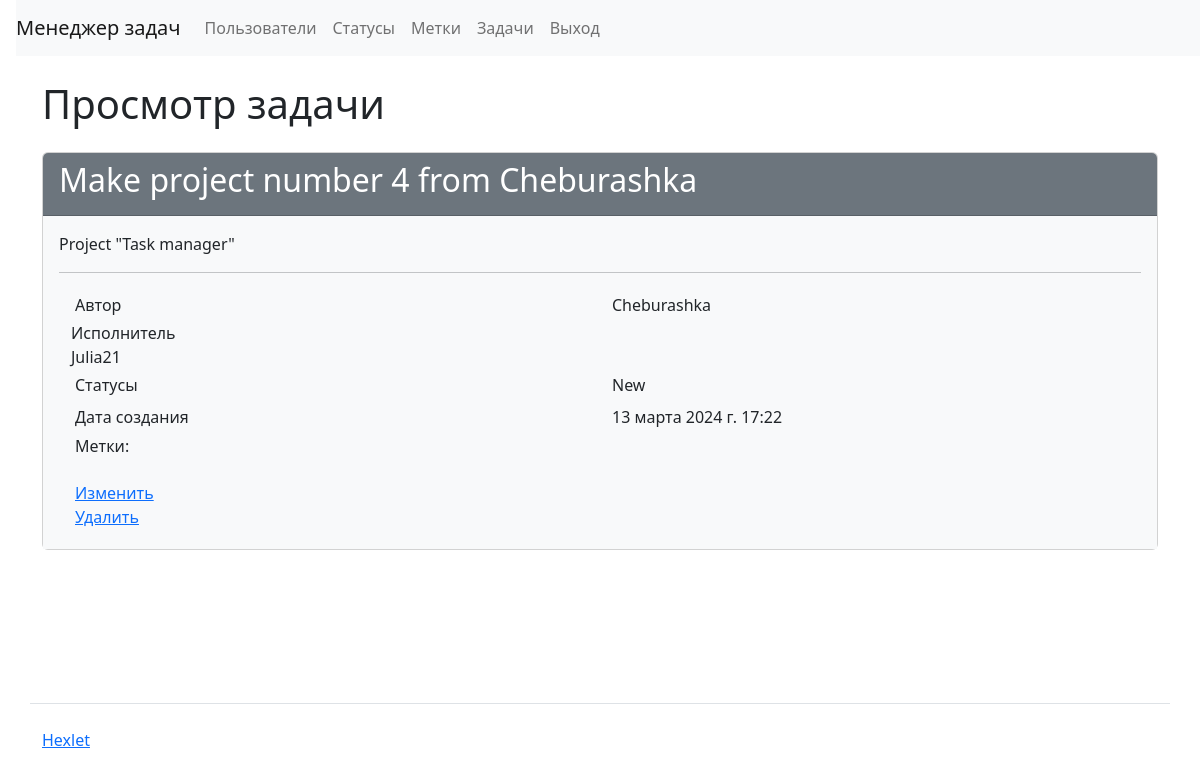
Page /tasks/2/ on the earlier database version.
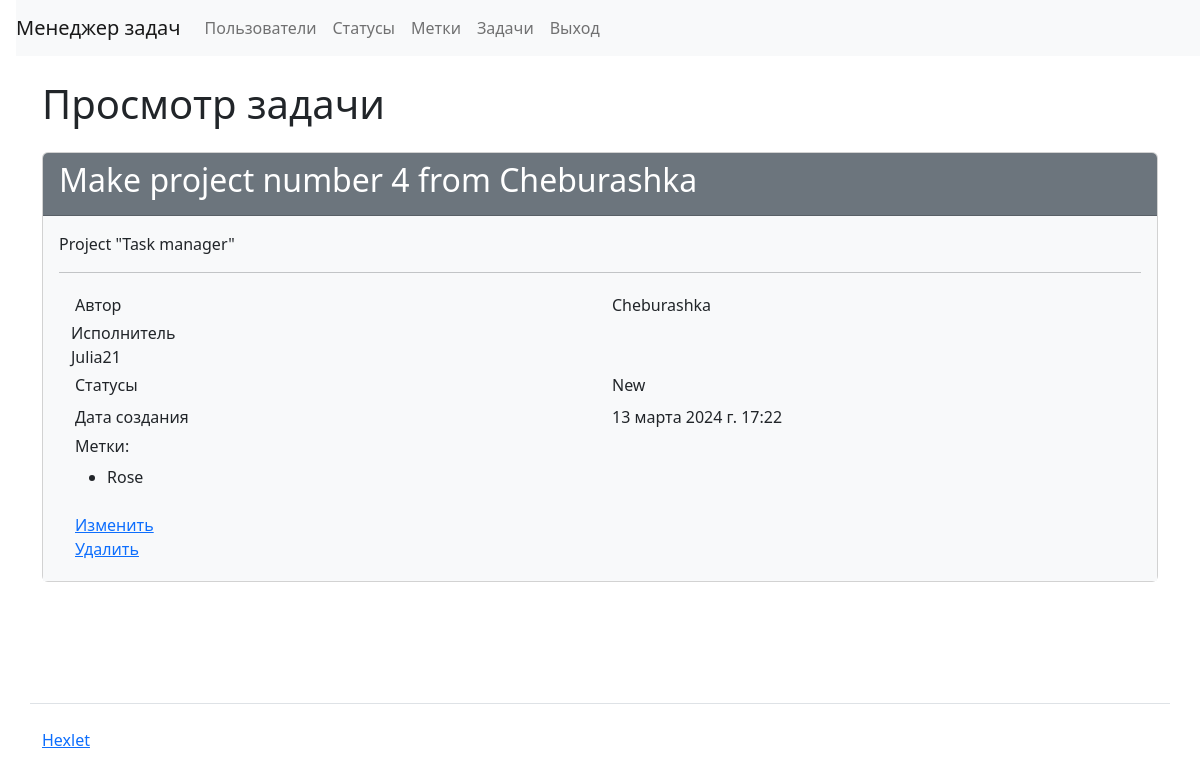
Same page on the later database version.
### task_manager/labels/models.py (models this page shows)
class Label(models.Model):
    name = models.CharField(_("Name"), max_length=255, unique=True)
    timestamp = models.DateTimeField(auto_now_add=True)
    def __str__(self):
        return self.name

### task_manager/tasks/views.py (the view)
# urls.py: path('<int:pk>/', TaskShowIndex.as_view(), name='task_show_index'),
class TaskShowIndex(DetailView):
    model = Task
    template_name = 'tasks/task_show.html'
    context_object_name = 'task'

### task_manager/statuses/models.py (called while the page is built)
    def __str__(self):
        return self.name

### task_manager/users/models.py (called while the page is built)
    def __str__(self):
        return self.username

### task_manager/templates/tasks/task_show.html
{% extends "base.html" %}
{% load i18n %}
{% block nav %}
{% include "nav_user.html" %}
{% endblock %}
{% block content %}
  <h1 class="my-4">{% translate "View task" %}</h1>
  <div class="card">
    <div class="card-header bg-secondary text-white">
      <h2>{{ task.name}}</h2>
    </div>
    <div class="card-body bg-light">
      <p>{{ task.description }}</p>
      <hr>
      <div class="container">
	<div class="row p-1">
	  <div class="col">{% translate "Author" %}</div>
	  <div class="col">{{ task.author }}</div>
	</div>
	<div class"row p-1">
	  <div class="col">{% translate "Executor" %}</div>
	  <div class="col">{{ task.executor }}</div>
	</div>
	<div class="row p-1">
	  <div class="col">{% translate "Status" %}</div>
	  <div class="col">{{ task.status }}</div>
	</div>
	<div class="row p-1">
	  <div class="col">{% translate "Created at" %}</div>
	  <div class="col">{{ task.created_at }}</div>
	</div>
	<div class="row p-1">
	  <div class="col">
	    <h6>{% translate "Labels" %}:</h6>
	    <ul>
	      {% for label in task.labels.all %}
                <li>{{ label }}</li>
	      {% endfor %}
	    </ul>
	  </div>
	</div>
	<div class="row p-1">
          <div class="col">
	    <a href="{% url 'task_update' task.id %}">{% translate "Change" %}</a>
	    <br>
	    <a href="{% url 'task_delete' task.id %}">{% translate "Delete" %}</a>
	  </div>
	</div>
      </div>
    </div>
  </div>
{% endblock %}

Differences in the rows shown:
added Label: name "Rose"
